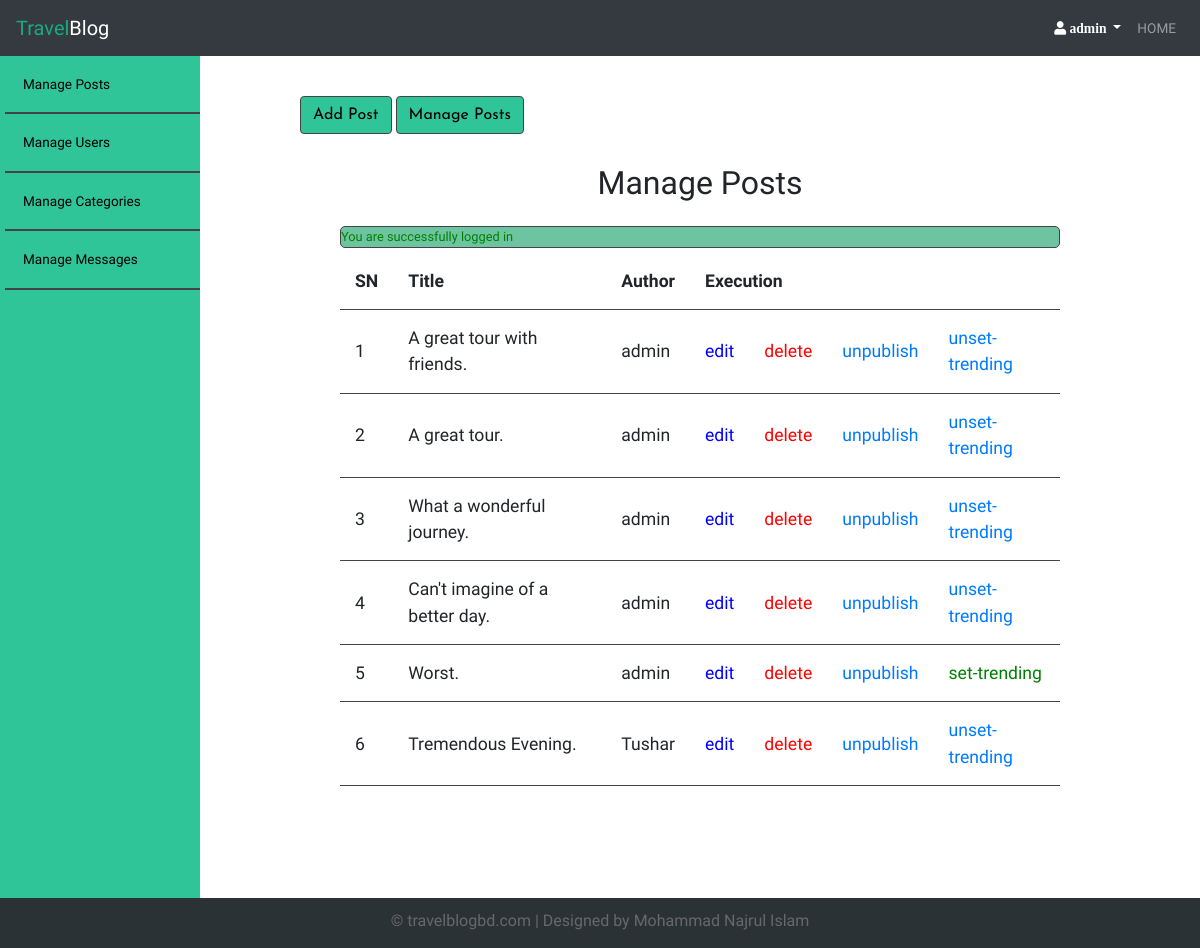
The page /adminpostsmanage.php (signed in) on the database its author committed.
### tables this page shows
CREATE TABLE `posts` (
  `id` int(11) NOT NULL,
  `user_id` int(11) NOT NULL,
  `cat_id` int(11) DEFAULT NULL,
  `title` varchar(255) NOT NULL,
  `image` varchar(255) NOT NULL,
  `body` text NOT NULL,
  `published` tinyint(4) NOT NULL,
  `createdAt` datetime NOT NULL DEFAULT CURRENT_TIMESTAMP,
  `trending` tinyint(1) NOT NULL DEFAULT '0',
  `clickCount` int(11) DEFAULT NULL
);

CREATE TABLE `users` (
  `id` int(11) NOT NULL,
  `admin` tinyint(4) NOT NULL,
  `username` varchar(255) NOT NULL,
  `email` varchar(255) NOT NULL,
  `password` varchar(255) NOT NULL
);

### db.php (called while the page is built, shortened)
<?php
require('dbconnect.php');
function exeuteQuery($sql, $data)
{
    global $con;
    $statement = $con->prepare($sql);
    $values = array_values($data);
    $types = str_repeat('s', count($values));
    $statement->bind_param($types, ...$values);
    $statement->execute();
    return $statement;
}
function selectAll($table, $conditions = [])
{
    global $con;
    $sql = "SELECT * FROM $table";
    if (empty($conditions)) {
        $statement = $con->prepare($sql);
        $statement->execute();
        $records = $statement->get_result()->fetch_all(MYSQLI_ASSOC);
        return $records;
    }
}
function selectOne($table, $conditions)
{
    $sql = "SELECT * FROM $table";
    $i = 0;
    foreach ($conditions as $key => $value) {
        if ($i == 0) {
            $sql = $sql . " WHERE $key=?";
        } else {
            $sql = $sql . " AND $key=?";
        }
        $i++;
    }
    $sql = $sql . " LIMIT 1";
    $statement = exeuteQuery($sql, $conditions);
    $records = $statement->get_result()->fetch_assoc();
    return $records;
}

### controlposts.php (called while the page is built, shortened)
<?php
include("db.php");
$table = 'posts';
$posts = selectAll($table);
?>

### adminpostsmanage.php (the view, shortened to what this page needs)
<?php include("controlposts.php");
?>
<!DOCTYPE html>
<html>
<head>
  <link rel="stylesheet" href="css/bootstrap.min.css" />
  <link rel="stylesheet" href="css/style.css">
  <link rel="stylesheet" href="css/admin.css">
  <link rel="stylesheet" href="https://maxcdn.bootstrapcdn.com/bootstrap/4.5.2/css/bootstrap.min.css">
  <link rel="stylesheet" href="https://use.fontawesome.com/releases/v5.14.0/css/all.css">
</head>
<body>
  <?php include("adminHeader.php"); ?>
  <div class="admin-wrapper">
  <?php include("adminLeftmenu.php"); ?>
    <div class="admin-content">
        <div class="button-group">
            <a href="adminpostscreate.php" class="btn btn-big">Add Post</a>
            <a href="adminpostsmanage.php" class="btn btn-big">Manage Posts</a>
        </div>
        <div class="content">
            <h2 class="page-title">Manage Posts</h2>
            <?php include("msg.php"); ?>
            <table>
                <thead>
                    <th>SN</th>
                    <th>Title</th>
                    <th>Author</th>
                    <th colspan="4">Execution</th>
                </thead>
                <tbody>
                  <?php foreach ($posts as $key => $post): ?>
                    <?php $temp = selectOne('users', ['id' => $post['user_id']]); ?>
                    <tr>
                        <td><?php echo $key + 1; ?></td>
                        <td><?php echo $post['title']; ?></td>
                        <td><?php echo $temp['username']; ?></td>
                        <td><a href="adminpostsedit.php?id=<?php echo $post['id']; ?>" class="edit">edit</a></td>
                        <td><a href="adminpostsmanage.php?del_id=<?php echo $post['id']; ?>" class="delete">delete</a></td>
                        <?php if ($post['published']): ?>
                          <td><a href="adminpostsedit.php?published=0&p_id=<?php echo $post['id']; ?>" class="unpublish">unpublish</a></td>
                        <?php else: ?>
                          <td><a href="adminpostsedit.php?published=1&p_id=<?php echo $post['id']; ?>" class="publish">publish</a></td>
                        <?php endif; ?>
                        <?php if ($post['trending']): ?>
                          <td><a href="adminpostsedit.php?trending=0&t_id=<?php echo $post['id']; ?>" class="unpublish">unset-trending</a></td>
                        <?php else: ?>
                          <td><a href="adminpostsedit.php?trending=1&t_id=<?php echo $post['id']; ?>" class="publish">set-trending</a></td>
                        <?php endif; ?>
                    </tr>
                  <?php endforeach; ?>
                </tbody>
            </table>
        </div>
    </div>
  </div>
  <div class="admin-footer">
    &copy; travelblogbd.com | Designed by Mohammad Najrul Islam
  </div>
</body>
</html>

### adminHeader.php (shortened to what this page needs)
<header>
    <nav class="navbar navbar-expand-lg navbar-dark bg-dark">
    <a class="navbar-brand" href="index.php"><span>Travel</span>Blog</a>
    <div class="collapse navbar-collapse" id="navbarSupportedContent">
      <ul class="navbar-nav ml-auto">
        <li class="nav-item dropdown active">
          <a class="nav-link dropdown-toggle" href="#" id="navbarDropdown" role="button" data-toggle="dropdown" aria-haspopup="true" aria-expanded="false">
            <i class="fa fa-user"> <?php echo $_SESSION['username']; ?> </i>
          </a>
        </li>
        <li class="nav-item">
          <a class="nav-link" href="index.php">HOME</a>
        </li>
      </ul>
    </div>
  </nav>
  </header>

### adminLeftmenu.php
<div class="left-menubar">
    <ul>
        <li><a href="adminpostsmanage.php">Manage Posts</a></li>
        <li><a href="adminusersmanage.php">Manage Users</a></li>
        <li><a href="admincatsmanage.php">Manage Categories</a></li>
        <li><a href="adminresponsesmanage.php">Manage Messages</a></li>
    </ul>
</div>

### msg.php (shortened to what this page needs)
<?php if (isset($_SESSION['msg'])): ?>
    <div class="msg success">
      <li><?php echo $_SESSION['msg'] ?></li>
    </div>
  <?php endif; ?>

### css/style.css (style rules this page uses)
* { font-family: 'Candal', serif; }
html, body { height: 100%; padding: 0px; margin: 0px; background: #f6f6f6; font-family: 'Lora', serif; }
.msg { width: 100%; height: auto; margin: 5px auto; font-size: .8em; font-family: 'Lora', serif; list-style: none; }
.success { color: green; border: 1px solid #444; background: rgb(110, 196, 160); border-radius: 5px; }
span { color: #12bd89de; }
h4 a, h3 a, li a, h2 a { text-decoration: none; color: #12bd89de; font-size: .85em; }
.content { width: 90%; margin: 30px auto 30px; }

### css/admin.css (style rules this page uses)
* { list-style: none; }
.button-group .btn { font-family: 'Josefin Sans', sans-serif; bottom: 10px; right: 10px; background: #12bd89de; color: black; border: 1px solid #444; }
.admin-wrapper { height: 89%; display: flex; }
.admin-wrapper .left-menubar { flex: 2; height: 100%; background: #12bd89de; }
.admin-wrapper .left-menubar ul { list-style: none; margin: 0px; padding-left: 5px; }
.admin-wrapper .left-menubar ul li a { padding: 18px; text-decoration: none; display: block; color: black; border-bottom: 2px solid #444; }
.admin-wrapper .admin-content { flex: 8; height: 100%; padding: 40px 100px 100px; overflow-y: scroll; }
.admin-content .page-title { text-align: center; margin-bottom: 1.5rem; }
table { width: 100%; border-collapse: collapse; font-size: 1.1rem; }
th, td { padding: 15px; text-align: left; border-bottom: 1px solid #444; }
.edit { color: blue; }
.delete { color: red; }
.publish { color: green; }
.admin-footer { background: rgb(42, 50, 53); color: #686868; width: 100%; height: 50px; text-align: center; position: absolute; bottom: 0px; left: 0px; padding-top: 11px; }

### rows shown on the page
posts: title "A great tour with friends.", user.username "admin"
posts: title "A great tour.", user.username "admin"
posts: title "What a wonderful journey.", user.username "admin"
posts: title "Can't imagine of a better day.", user.username "admin"
posts: title "Worst.", user.username "admin"
posts: title "Tremendous Evening.", user.username "Tushar"

### other values the page prints
$_SESSION['username'] "admin"
$_SESSION['msg'] "You are successfully logged in"
